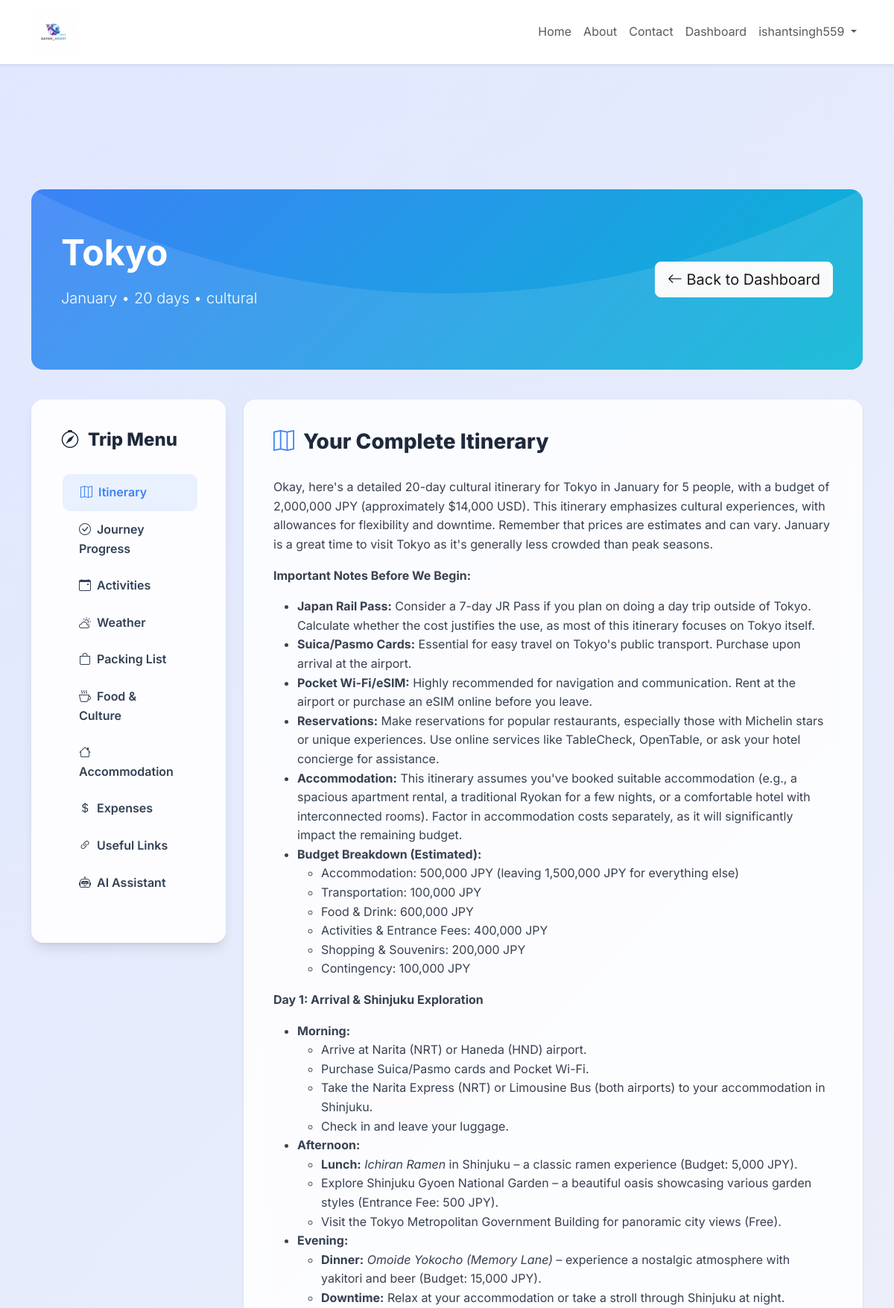
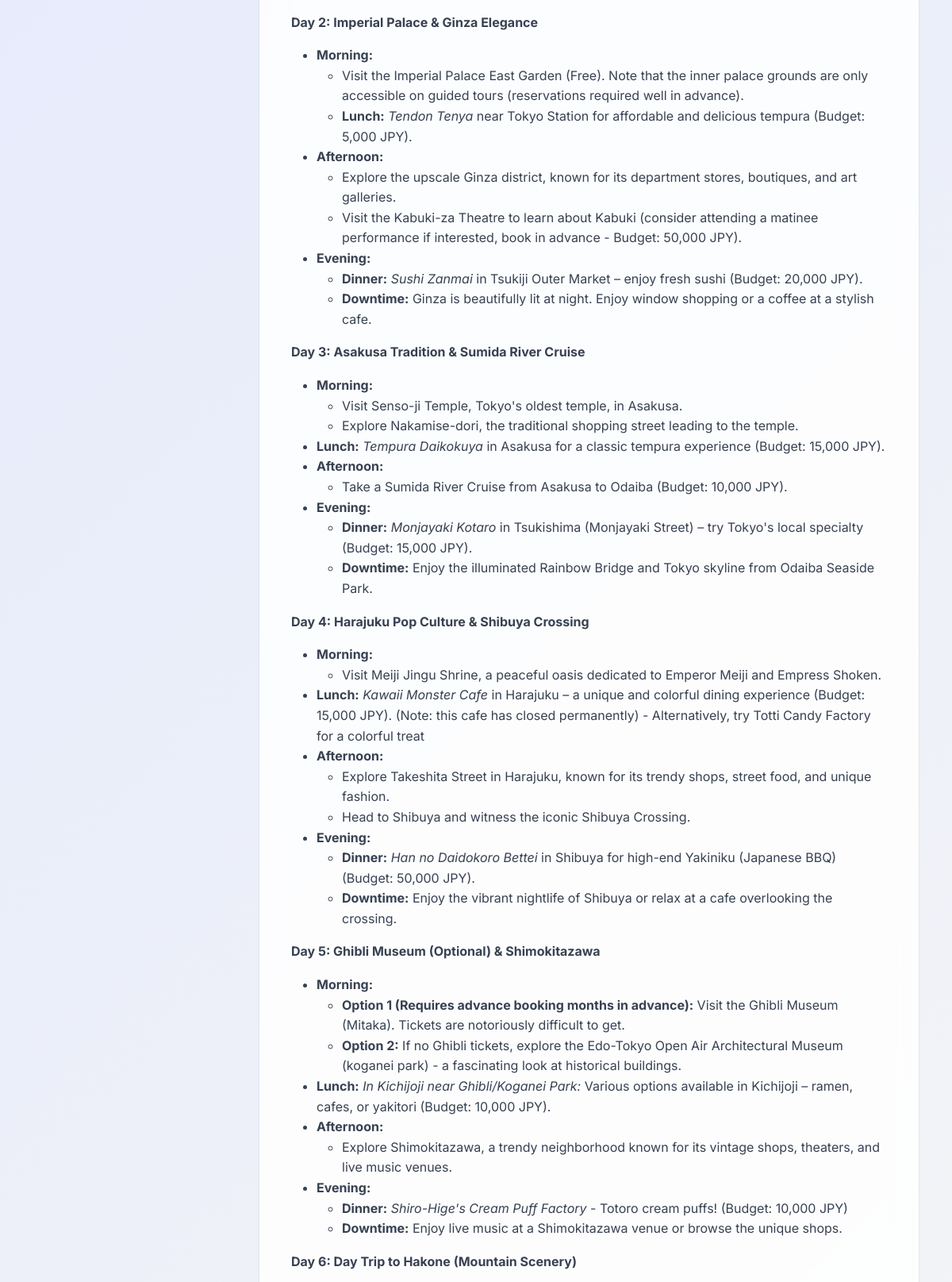
Page /planner/trip_detail/1/ (signed in, upper part) on the committed database (2 pictures, top to bottom).
### users/models.py (models this page shows, shortened)
class User(AbstractUser):
    email = models.EmailField(unique=True)
    otp = models.CharField(max_length=6, blank=True, null=True)
    otp_created_at = models.DateTimeField(blank=True, null=True)
    reset_otp = models.CharField(max_length=6, blank=True, null=True)
    reset_otp_created_at = models.DateTimeField(blank=True, null=True)
    free_itineraries_count = models.IntegerField(default=0)
    prepaid_itineraries_count = models.IntegerField(default=0)
    USERNAME_FIELD = 'email'
    REQUIRED_FIELDS = ['username']

### planner/models.py (models this page shows, shortened)
class Trip(models.Model):
    user = models.ForeignKey(User, on_delete=models.CASCADE)
    destination = models.CharField(max_length=255)
    month = models.CharField(max_length=255)
    duration = models.IntegerField()
    num_people = models.CharField(max_length=255)
    holiday_type = models.CharField(max_length=255)
    budget_type = models.CharField(max_length=255)
    comments = models.TextField(blank=True, null=True)
    itinerary = models.TextField(blank=True, null=True)
    activity_suggestions = models.JSONField(blank=True, null=True)
    useful_links = models.JSONField(blank=True, null=True)
    weather_forecast = models.JSONField(blank=True, null=True)
    packing_list = models.TextField(blank=True, null=True)
    food_culture_info = models.JSONField(blank=True, null=True)
    accommodation_info = models.JSONField(blank=True, null=True)
    expense_breakdown = models.TextField(blank=True, null=True)
    complete_trip_plan = models.TextField(blank=True, null=True)
    is_finalized = models.BooleanField(default=False)
    trip_status = models.CharField(max_length=20, default='draft')
    is_started = models.BooleanField(default=False)

### planner/views.py (the view)
# urls.py: path('trip_detail/<int:trip_id>/', views.trip_detail, name='trip_detail'),
@login_required
def trip_detail(request, trip_id):
    trip = get_object_or_404(Trip, id=trip_id, user=request.user)
    checkpoints = trip.checkpoint_set.all().order_by('day_number', 'order_in_day')
    print(f"--- trip_detail: Found {checkpoints.count()} checkpoints for trip {trip_id} ---")
    daily_checkpoints_data = {}
    checkpoint_weather_data = {}
    for checkpoint in checkpoints:
        day_prefix = f"Day {checkpoint.day_number}"
        if day_prefix not in daily_checkpoints_data:
            daily_checkpoints_data[day_prefix] = {
                'checkpoints': [], 'completed_count': 0, 'total_count': 0, 'progress_percentage': 0
            }
        if checkpoint.location and trip.is_started:
            weather = get_current_weather(checkpoint.location)
            if weather:
                checkpoint_weather_data[checkpoint.id] = weather
        daily_checkpoints_data[day_prefix]['checkpoints'].append(checkpoint)
        daily_checkpoints_data[day_prefix]['total_count'] += 1
        if checkpoint.completed:
            daily_checkpoints_data[day_prefix]['completed_count'] += 1
    for day_data in daily_checkpoints_data.values():
        if day_data['total_count'] > 0:
            day_data['progress_percentage'] = round((day_data['completed_count'] / day_data['total_count']) * 100, 2)
    print(f"--- trip_detail: daily_checkpoints_data: {daily_checkpoints_data} ---")
    weather_data = get_current_weather(trip.destination)
    progress_data = calculate_trip_progress(trip)
    context = {
        'trip': trip,
        'weather_data': weather_data,
        'progress_data': progress_data,
        'daily_checkpoints_data': daily_checkpoints_data,
        'checkpoint_weather_data': checkpoint_weather_data,
    }
    return render(request, 'planner/trip_detail_interactive.html', context)

### planner/models.py (called while the page is built)
    def __str__(self):
        return self.name

### planner/templatetags/form_extras.py (called while the page is built)
@register.filter
def lookup(dictionary, key):
    if dictionary and key:
        return dictionary.get(key)
    return None

### planner/views.py (called while the page is built, shortened)
def get_current_weather(destination):
    import requests
    import os
    api_key = os.getenv('OPENWEATHERMAP_API_KEY')
    if not api_key:
        return None

def calculate_trip_progress(trip):
    try:
        total_checkpoints = trip.checkpoint_set.count()
        completed_checkpoints = trip.checkpoint_set.filter(completed=True).count()
        progress_percentage = 0
        if total_checkpoints > 0:
            progress_percentage = (completed_checkpoints / total_checkpoints) * 100
        progress_data = {
            'total_stops': total_checkpoints,
            'completed_stops': completed_checkpoints,
            'progress_percentage': round(progress_percentage, 2),
            'remaining_stops': total_checkpoints - completed_checkpoints,
        }
        return progress_data
    except Exception:
        return {'total_stops': 0, 'completed_stops': 0, 'remaining_stops': 0, 'progress_percentage': 0}

### planner/templates/planner/trip_detail_interactive.html (shortened to what this page needs)
{% extends 'base.html' %}
{% load static %}
{% load form_extras %}
{% block content %}
<section class="trip-detail-header fade-in-up">
    <div class="row align-items-center">
        <div class="col-lg-8">
            <h1 class="display-5 fw-bold mb-3">{{ trip.destination }}</h1>
            <p class="lead mb-4">{{ trip.month }} • {{ trip.duration }} days • {{ trip.holiday_type }}</p>
        </div>
        <div class="col-lg-4 text-lg-end">
            <a href="{% url 'planner:dashboard' %}" class="btn btn-light btn-lg">
                <i class="bi bi-arrow-left"></i> Back to Dashboard
            </a>
        </div>
    </div>
</section>
<div class="row g-4">
    <div class="col-lg-3">
        <div class="sidebar-modern">
            <h3 class="sidebar-title">
                <i class="bi bi-compass"></i>
                Trip Menu
            </h3>
            <ul class="list-unstyled">
                <li><a href="#itinerary" class="sidebar-link active" data-target="itinerary"><i class="bi bi-map me-2"></i>Itinerary</a></li>
                <li><a href="#journey-progress" class="sidebar-link" data-target="journey-progress"><i class="bi bi-check-circle me-2"></i>Journey Progress</a></li>
                <li><a href="#activities" class="sidebar-link" data-target="activities"><i class="bi bi-calendar-event me-2"></i>Activities</a></li>
                <li><a href="#weather" class="sidebar-link" data-target="weather"><i class="bi bi-cloud-sun me-2"></i>Weather</a></li>
                <li><a href="#packing" class="sidebar-link" data-target="packing"><i class="bi bi-bag me-2"></i>Packing List</a></li>
                <li><a href="#food" class="sidebar-link" data-target="food"><i class="bi bi-cup-hot me-2"></i>Food & Culture</a></li>
                <li><a href="#accommodation" class="sidebar-link" data-target="accommodation"><i class="bi bi-house me-2"></i>Accommodation</a></li>
                <li><a href="#expenses" class="sidebar-link" data-target="expenses"><i class="bi bi-currency-dollar me-2"></i>Expenses</a></li>
                <li><a href="#links" class="sidebar-link" data-target="links"><i class="bi bi-link-45deg me-2"></i>Useful Links</a></li>
                <li><a href="#chat" class="sidebar-link" data-target="chat"><i class="bi bi-robot me-2"></i>AI Assistant</a></li>
            </ul>
        </div>
    </div>
    <div class="col-lg-9 fade-in-up-delay-2">
        <div id="itinerary" class="content-section tab-content active">
            <h2 class="section-title"><i class="bi bi-map"></i> Your Complete Itinerary</h2>
            {% if trip.itinerary %}
                <div class="rendered-content">{{ trip.itinerary|safe }}</div>
            {% endif %}
        </div>
    </div>
</div>
{% endblock %}

### templates/base.html (shortened to what this page needs)
{% load static %}
<!DOCTYPE html>
<html lang="en">
<head>
    <link href="https://cdn.jsdelivr.net/npm/bootstrap@5.3.2/dist/css/bootstrap.min.css" rel="stylesheet">
    <link href="https://cdn.jsdelivr.net/npm/bootstrap-icons@1.11.1/font/bootstrap-icons.css" rel="stylesheet">
    <link rel="stylesheet" href="{% static 'css/style.css' %}">
</head>
<body>
    {% block navbar %}
    <nav class="navbar navbar-expand-lg navbar-light bg-white shadow-sm sticky-top">
        <div class="container">
            <a class="navbar-brand" href="{% url 'home' %}">
                <img src="{% static 'images/logo.png' %}" alt="SAFAR_SMART Logo" style="height: 60px;">
            </a>
            <div class="collapse navbar-collapse" id="navbarNav">
                <ul class="navbar-nav ms-auto">
                    <li class="nav-item">
                        <a class="nav-link {% if request.resolver_match.url_name == 'home' %}active{% endif %}" href="{% url 'home' %}">Home</a>
                    </li>
                    <li class="nav-item">
                        <a class="nav-link {% if request.resolver_match.url_name == 'about' %}active{% endif %}" href="{% url 'about' %}">About</a>
                    </li>
                    <li class="nav-item">
                        <a class="nav-link {% if request.resolver_match.url_name == 'contact' %}active{% endif %}" href="{% url 'contact' %}">Contact</a>
                    </li>
                    {% if user.is_authenticated %}
                    <li class="nav-item">
                        <a class="nav-link {% if request.resolver_match.url_name == 'dashboard' %}active{% endif %}" href="{% url 'planner:dashboard' %}">Dashboard</a>
                    </li>
                    <li class="nav-item dropdown">
                        <a class="nav-link dropdown-toggle" href="#" id="navbarDropdown" role="button" data-bs-toggle="dropdown">
                            {{ user.username }}
                        </a>
                    </li>
                    {% endif %}
                </ul>
            </div>
        </div>
    </nav>
    {% endblock %}
    <main class="main-content">
        <div class="{% block container_class %}container{% endblock %}">
            {% block content %}
            {% endblock %}
        </div>
    </main>
</body>
</html>

### static/css/style.css (style rules this page uses)
:root { --primary-color: #3b82f6; --primary-dark: #2563eb; --secondary-color: #f97316; --success-color: #10b981; --danger-color: #ef4444; --warning-color: #f59e0b; --info-color: #06b6d4; --light-color: #f8fafc; --dark-color: #1e293b; --gray-100: #f1f5f9; --gray-200: #e2e8f0; --gray-300: #cbd5e1; --gray-400: #94a3b8; --gray-500: #64748b; --gray-600: #475569; --gray-700: #334155; --gray-800: #1e293b; --gray-900: #0f172a; --border-radius: 16px; --shadow-sm: 0 1px 2px 0 rgb(0 0 0 / 0.05); --shadow: 0 1px 3px 0 rgb(0 0 0 / 0.1), 0 1px 2px -1px rgb(0 0 0 / 0.1); --shadow-lg: 0 10px 15px -3px rgb(0 0 0 / 0.1), 0 4px 6px -4px rgb(0 0 0 / 0.1); --shadow-xl: 0 20px 25px -5px rgb(0 0 0 / 0.1), 0 8px 10px -6px rgb(0 0 0 / 0.1); }
* { margin: 0; padding: 0; box-sizing: border-box; }
body { font-family: 'Inter', -apple-system, BlinkMacSystemFont, 'Segoe UI', Roboto, sans-serif; background: linear-gradient(135deg, #e0e7ff 0%, #f3f4f6 50%, #e5e7eb 100%); min-height: 100vh; line-height: 1.6; color: #374151; }
.main-content { margin-top: 120px; padding: 3rem 0; min-height: calc(100vh - 220px); }
.sidebar-modern { background: rgba(255, 255, 255, 0.9); backdrop-filter: blur(20px); border-radius: var(--border-radius); box-shadow: var(--shadow-lg); padding: 2.5rem; height: fit-content; position: sticky; top: 140px; }
.sidebar-title { font-size: 1.5rem; font-weight: 800; color: var(--gray-800); margin-bottom: 2rem; display: flex; align-items: center; gap: 0.75rem; }
.sidebar-link { display: block; padding: 0.75rem 1.5rem; border-radius: 10px; color: var(--gray-700); text-decoration: none; font-weight: 600; transition: all 0.2s ease; }
.sidebar-link:hover, .sidebar-link.active { background: rgba(59, 130, 246, 0.1); color: var(--primary-color); transform: translateX(2px); }
.fade-in-up { animation: fadeInUp 0.3s ease-out; }
.trip-detail-header { background: linear-gradient(135deg, var(--primary-color), var(--info-color)); color: white; padding: 3.5rem 2.5rem; border-radius: var(--border-radius); margin-bottom: 2.5rem; position: relative; overflow: hidden; }
.trip-detail-header::before { content: ''; position: absolute; top: 0; left: 0; right: 0; bottom: 0; background-size: cover; }
.content-section { background: rgba(255, 255, 255, 0.85); border-radius: var(--border-radius); padding: 2.5rem; margin-bottom: 2.5rem; box-shadow: var(--shadow); backdrop-filter: blur(15px); }
.section-title { font-size: 1.75rem; font-weight: 800; color: var(--gray-800); margin-bottom: 2rem; display: flex; align-items: center; gap: 0.75rem; }
.section-title i { color: var(--primary-color); }
html { scroll-behavior: smooth; }

### rows in the picture
User: username "ishantsingh559"
Trip: destination "Tokyo", month "January", duration "20", holiday_type "cultural", itinerary "Okay, here's a detailed 20-day cultural itinerary for Tokyo in January for 5 people, with a budget of 2,000,000 JPY (approximately $14,000 USD). This itinerary emphasizes cultural experiences, with allowances for flexibility and downtime. Remember that prices are estimates and can vary. January is a great time to visit Tokyo as it's generally less crowded than peak seasons. Important Notes Before We Begin: Japan Rail Pass: Consider a 7-day JR Pass if you plan on doing a day trip outside of Tokyo. Calculate whether the cost justifies the use, as most of this itinerary focuses on Tokyo itself. Suica/Pasmo Cards: Essential for easy travel on Tokyo's public transport. Purchase upon arrival at…"
